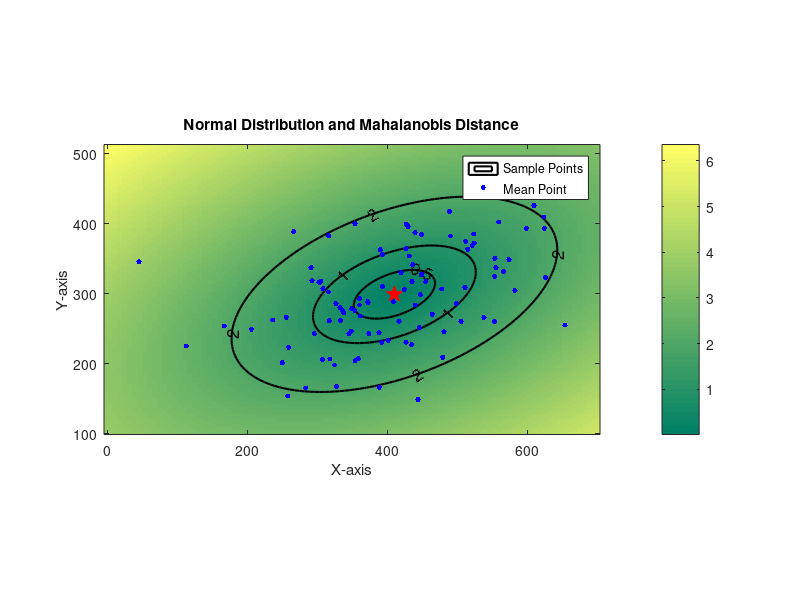

MATLAB code to generate this figure:
% P2_110550143.m
% Author: 洪巧芸
% Student ID: 110550143
% Assignment: Assignment #2
% Topic: Normal Distribution and Mahalanobis Distance

% Clear all variables and console
clc;  % Clear command window (console) output

% ===== 1. Create the samples =====
% Set the attributes for generating samples
N = 100; % Number of samples
theta = 20 * pi / 180; % Rotation angle in radians (20 degrees)

% Scaling factors for x and y directions
scale_x = 120;  % Scaling factor for x-axis
scale_y = 50;   % Scaling factor for y-axis
translation = [400, 300]; % Translation vector for shifting the samples

% Start by using `randn` to generate initial x and y coordinates of N points 
% `randn` creates normally distributed samples with zero mean and unit standard deviation
x = randn(N, 2);  % Generate N samples with 2 columns representing x and y coordinates

% Create a matrix of rotation and scaling transformation
% R represents the rotation matrix, which rotates the points by `theta` radians
% S represents the scaling matrix, which scales the x and y values
R = [cos(theta) -sin(theta); sin(theta) cos(theta)]; % Rotation matrix
S = [scale_x 0; 0 scale_y];  % Scaling matrix
T = R * S;  % Combined transformation matrix with both rotation and scaling

% Apply the desired rotation, scaling, and translation to these points 
% to generate samples of a general 2D normal distribution
x_transformed = (x * T') + translation;  % Apply transformation and translation

% ===== 2. Compute the mean and covariance matrix of the samples =====
% The mean represents the center of the distribution, while covariance defines its shape
mean_x = mean(x_transformed);  % Compute the mean of the transformed samples
cov_x = cov(x_transformed);  % Compute the covariance matrix of the transformed samples

% Create a dense 2D grid of points using `meshgrid` for visualization
[x_grid, y_grid] = meshgrid(linspace(min(x_transformed(:,1))-50, max(x_transformed(:,1))+50, 100), ...
                            linspace(min(x_transformed(:,2))-50, max(x_transformed(:,2))+50, 100));
grid_points = [x_grid(:) y_grid(:)]; % Convert grid points to column vector format for calculations

% ===== 3. Mahalanobis distance computation =====
% Mahalanobis distance is a measure of the distance between a point and a distribution
% It takes into account the covariance of the data points
% Formula: sqrt((x - mean_x) * inv(cov_x) * (x - mean_x)')
% Calculate Mahalanobis distance for each point in the grid
mahalanobis_distance = sqrt(sum((grid_points - mean_x) / cov_x .* (grid_points - mean_x), 2));

% Reshape the Mahalanobis distance into the grid format for visualization
mahalanobis_distance_grid = reshape(mahalanobis_distance, size(x_grid));

% Create a pseudo-color visualization of the Mahalanobis distance distribution using `imagesc`
% `imagesc` creates a color-scaled image of the matrix `mahalanobis_distance_grid`
imagesc(linspace(min(x_transformed(:,1))-50, max(x_transformed(:,1))+50, 100), ...
        linspace(min(x_transformed(:,2))-50, max(x_transformed(:,2))+50, 100), mahalanobis_distance_grid);
colormap('summer');  % Use color space 'summer' for visualization
colorbar;  % Display color bar to show value mapping of colors
hold on;  % Keep the current figure active for additional plotting

% ===== 4. Draw the contours =====
% Use `contour` to generate the contours of several Mahalanobis distances
% The contour levels are set to [0.5 1 2], representing Mahalanobis distance values
[C, h] = contour(x_grid, y_grid, mahalanobis_distance_grid, [0.5 1 2], 'LineWidth', 1.5, 'LineColor', 'k'); 
% Apply `clabel` to add labels to the contours, showing the contour values
clabel(C, h, 'FontSize', 12, 'Color', 'k');  % Set label font size and color

% ===== 5. Display additional items =====
% Plot the transformed sample points
plot(x_transformed(:,1), x_transformed(:,2), 'b.', 'MarkerSize', 12);  % Plot sample points as blue dots

% Plot the mean of the transformed samples using a red star marker
plot(mean_x(1), mean_x(2), 'rp', 'MarkerSize', 12, 'MarkerFaceColor', 'r');  % Plot mean point as a red star

% Create a legend to label sample points and mean point
legend('Sample Points', 'Mean Point');

% Set x-axis and y-axis labels
xlabel('X-axis');  % Label for x-axis
ylabel('Y-axis');  % Label for y-axis

% Set title for the plot
title('Normal Distribution and Mahalanobis Distance');

% Ensure the y-axis direction is upwards (default in most cases)
set(gca, 'YDir', 'normal'); 

% Set equal scaling for both axes to maintain aspect ratio
axis equal;  % Make x and y axes equally scaled
hold off;  % Release the hold on the current figure

% ===== Save the image =====
% drawnow;  
% saveas(gcf, 'Normal_Distribution_Visualization.png');  
